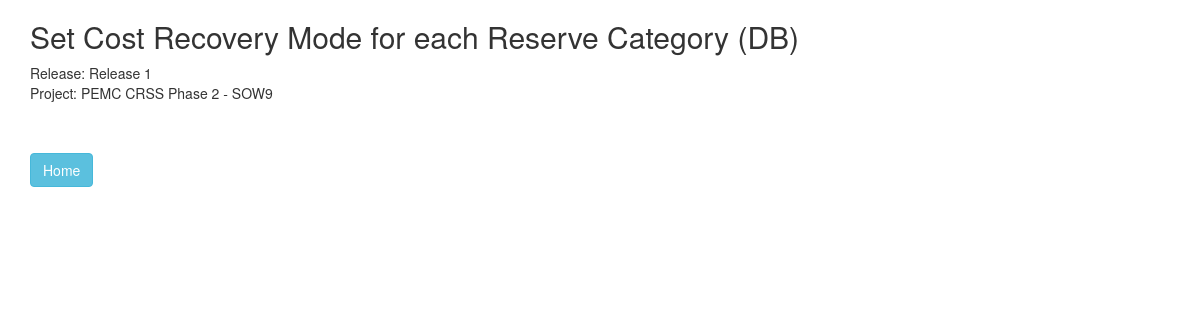
The app's page /joan/requirement/6/, older data.
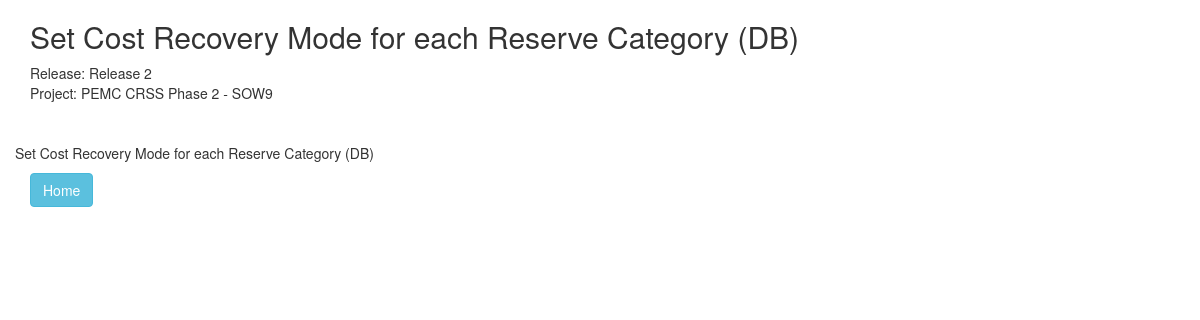
The same page, newer data.
### joan/models.py (models this page shows, shortened)
class Requirement(models.Model):
    release = models.ForeignKey(Release, on_delete=models.CASCADE, null=True, blank=True)
    reqd_id = models.CharField(max_length=10,blank=True)
    requirement_heading = models.CharField(max_length=70,blank=True)
    requirement_text = models.TextField()
    created_at = models.DateTimeField(auto_now_add=True,null=True)
    updated_at = models.DateTimeField(auto_now=True,null=True)
    class Meta:
        ordering = ['reqd_id', 'id']

class Release (models.Model):
    project = models.ForeignKey(Project, on_delete=models.CASCADE, default=DEFAULT_PROJECT)
    release_name = models.CharField(max_length=50)
    release_target_date = models.DateField(blank=True, null=True)
    release_actual_date = models.DateField(blank=True, null=True)
    release_details = models.CharField(max_length=70,blank=True)
    def __str__(self):
        return "Release " + self.release_name

class Project (models.Model):
    project_name = models.CharField(max_length=50)
    slug = models.CharField(max_length=10, null=True)
    project_company = models.CharField(max_length=50)
    project_description = models.CharField(max_length=50)
    project_start_date = models.DateField(blank=True,null=True)
    project_end_date = models.DateField(blank=True, null=True)
    created_at = models.DateTimeField(auto_now_add=True,null=True)
    updated_at = models.DateTimeField(auto_now=True,null=True)
    def __str__(self):
        return self.project_name

class Feature(models.Model):
    project = models.ForeignKey(Project, on_delete=models.CASCADE, default=DEFAULT_PROJECT)
    requirement = models.ManyToManyField(Requirement)
    feature_heading = models.CharField(max_length=50,blank=True)
    feature_text = models.TextField(max_length=200)
    created_at = models.DateTimeField(auto_now_add=True,null=True)
    updated_at = models.DateTimeField(auto_now=True,null=True)
    def __str__(self):
        return self.feature_text

### joan/views.py (the view)
# urls.py: url(r'^requirement/(?P<pk>[a-zA-Z0-9-]+)/$', views.RequirementView.as_view(), name='requirement'),
class RequirementView(generic.DetailView):
    model = Requirement
    template_name = 'joan/requirement.html'

### joan/templates/joan/requirement.html (shortened to what this page needs)
{% load static %}
{% load bootstrap3 %}
{% bootstrap_css %}
<link rel="stylesheet" type="text/css" href="{% static 'joan/style.css' %}" />
<div class="container">
<h2>{{ requirement.requirement_heading }}</h2>
Release: {{ requirement.release }}  <br>
Project: {{ requirement.release.project }} <br>
</div>
<div class="container horizontal-scroll">
   <div class="row">
      <ul class="list-unstyled">
      {% for feature in requirement.feature_set.all %}
      <li> {{ feature }}</li>
      {% endfor %}
      </ul>
    </div>
<a class="btn btn-info" href="{% url 'joan:project' requirement.release.project.id %}">Home</a>
</div>

### joan/static/joan/style.css (style rules this page uses)
.horizontal-scroll > .row { overflow-x: auto; white-space: nowrap; }

Row changes from the older to the newer data that the page shows:
changed Requirement "Set Cost Recovery Mode for each Reserve Category (DB)": release "Release 1" → "Release 2"
added Feature: feature_text "Set Cost Recovery Mode for each Reserve Category (DB)"
